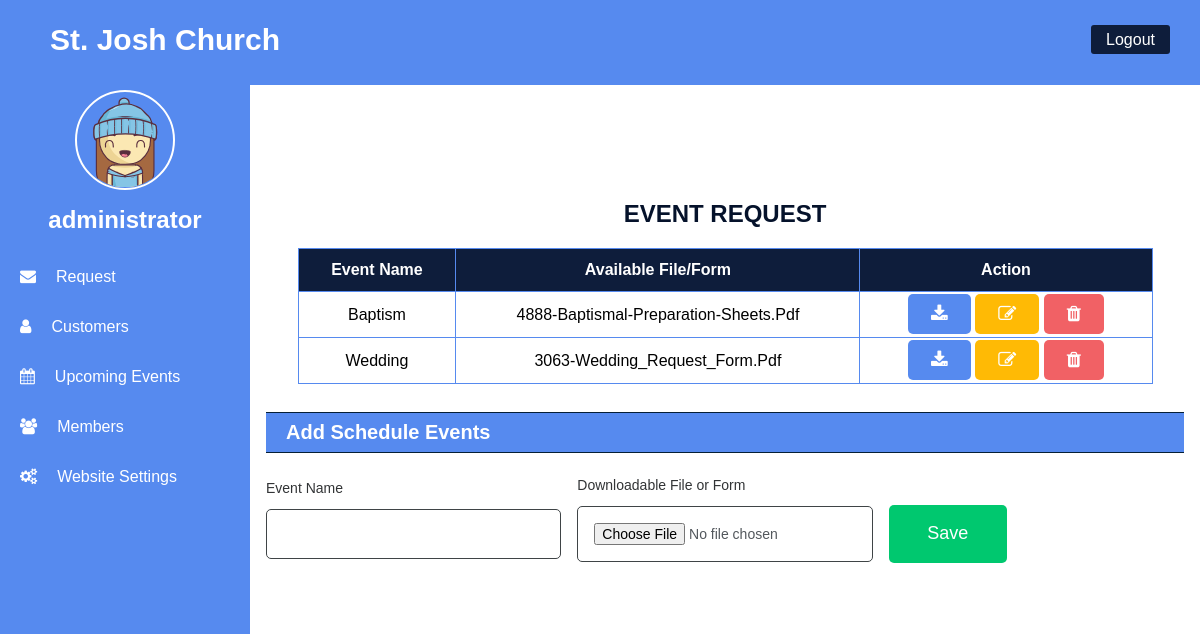
/admin/settings.php (signed in), run on the app's committed database.
### tables this page shows
CREATE TABLE `event_request` (
  `event_id` int(11) NOT NULL,
  `event_name` varchar(100) NOT NULL,
  `avail_file` varchar(100) NOT NULL
);

### admin/function.php (called while the page is built, shortened)
<?php
    function check_login($con){
        if(isset($_SESSION['admin_id']))
        {
            $id = $_SESSION['admin_id'];
            $query = "select * from admin where admin_id = '$id' limit 1";
            $result = mysqli_query($con, $query);
            if($result && mysqli_num_rows($result) > 0)
            {
                $user_data = mysqli_fetch_assoc($result);
                return $user_data;
            }
        }
        die;
    }
?>

### admin/settings.php (the view, shortened to what this page needs)
<?php
include('config.php');
$update = false;
$name = '';
?>
<!DOCTYPE html>
<html lang="en">
<head>
    <link rel="stylesheet" href="./css/style.css?v=<?php echo time(); ?>">
    <link rel="stylesheet" href="https://cdnjs.cloudflare.com/ajax/libs/font-awesome/4.7.0/css/font-awesome.min.css">
</head>
<body>
    <?php include('includes/header.php') ?>
    <?php include('includes/sidebar.php') ?>
    <section class="data">
        <h2>Event Request</h2>
        <table class="table" >
            <thead>
                <th>Event Name</th>
                <th>Available File/Form</th>
                <th>Action</th>
            </thead>
            <?php
            include ('config.php');
            $query = "select * FROM `event_request`";
             $result = mysqli_query($con, $query);
             while($row = $result->fetch_assoc()){
                $file = $row['avail_file'];
                 ?>
                <tbody>
                    <tr>
                        <td><?php echo $row['event_name'] ?></td>
                        <td><?php echo $file ?></td>
                        <td>
                            <a href="settings.php?id=<?php echo $row['event_id'];?>" class="btns btn-blue" ><i class="fa fa-download"></i></a>
                            <a href="settings.php?edit=<?php echo $row['event_id'];?>" class="btns btn-orange" ><i class="fa fa-edit"></i></a>
                            <a href="settings.php?delete=<?php echo $row['event_id'];?>" class="btns btn-red"><i class="fa fa-trash"></i></a>
                        </td>
                    </tr>
                </tbody>
             <?php } ?>
        </table>
        <div class="grid">
          <div class="painel">
              <div class="painel-header">
                  <h4 class="painel-title">Add Schedule Events</h4>
              </div>
              <div class="painel-body">
                <form action="#" class="inline-form" method="post" enctype="multipart/form-data">
                    <div class="group">
                        <label for="#">Event Name</label>
                        <input type="text" value="<?php echo $name ; ?>" name="name" value=""required>
                    </div>
                    <div class="group">
                        <label for="#">Downloadable File or Form</label>
                        <input type="file" name="file">
                    </div>
                    <div class="group">
                        <p>&nbsp;</p>
                        <?php
                        if($update == true):
                    ?>
                     <button type="submit" name="update" class="btns btn-green" style="width: 40%; height:60%;">Update</button>
                     <?php else: ?>
                      <button type="submit" name="save" class="btns btn-green" style="width: 40%;height:60%;">Save</button>
                    <?php endif; ?>
                    </div>
    </section>
</body>
</html>

### admin/includes/sidebar.php (shortened to what this page needs)
<?php
include('config.php');
include('function.php');
$user_data = check_login($con);
?>
<div class="side-menu">
    <center>
        <div class="avatar"><img src="./images/bighead.svg" alt=""></div>
        <br><br>
        <h2><?php echo $user_data['name']?></h2>
    </center>
    <br>
    <a href="request.php" ><i class="fa fa-envelope"></i><span>Request</span></a>
    <a href="customers.php" ><i class="fa fa-user"></i><span>Customers</span></a>
    <a href="upcoming-events.php" ><i class="fa fa-calendar"></i><span>Upcoming Events</span></a>
    <a href="members.php" ><i class="fa fa-users"></i><span>Members</span></a>
    <a href="settings.php" ><i class="fa fa-cogs"></i><span>Website Settings</span></a>
</div>

### admin/css/style.css (style rules this page uses)
* { margin: 0; padding: 0; box-sizing: border-box; text-decoration: none; list-style: none; }
body, input { font-family: sans-serif; }
.side-menu { position: fixed; background: #568aef; width: 250px; height: 100%; margin-top: 80px; }
.data { background: rgb(255, 255, 255); height: 50vh; margin-left: 250px; transform: translateY(50%); z-index: 1; }
.data h2 { color: #05122b; text-align: center; margin-bottom: 20px; text-transform: uppercase; }
.side-menu center .avatar { margin-top: 10px; height: 100px; width: 100px; border-radius: 50%; border: 2px solid #fff; }
.side-menu center .avatar img { width: 100%; object-fit: cover; border-radius: 50%; }
.side-menu h2 { margin-top: -20px; color: #fff; }
.side-menu a { display: block; line-height: 50px; transition: 0.5s; }
.side-menu span, i { font-size: 14pxpx; margin-left: 20px; color: #fff; }
.data .table { width: 90%; border-collapse: collapse; margin: auto; margin-bottom: 20px; z-index: 1; }
.table td, .table th { padding: 12px 15px; border: 1px solid #568aef; text-align: center; font-size: 16px; text-transform: capitalize; }
.table th { background: #0e1d3b; color: #fff; }
.painel { background: #fff; color: #53585d; border-radius: 5px; padding: 0.5rem 1rem; }
.painel-header { display: flex; justify-content: space-between; align-items: center; border-top: 1px solid #051f36; border-bottom: 1px solid #051f36; padding: 0.5rem 0; background: #568aef; }
.painel-header .painel-title { font-size: 20px; color: #fff; margin-left: 20px; }
.painel-body { margin: 1.5rem 0; font-size: 14px; overflow: auto; }
.form label, .inline-form label { font-size: 14px; font-weight: 400; color: #323436; }
.form input, .form select, .inline-form textarea, .inline-form input, .inline-form select { width: 100%; padding: 1rem 1rem; margin: 0.8rem 0; border: 1px solid #3f4446; border-radius: 5px; font-size: 14px; }
.inline-form { display: grid; grid-gap: 1rem; grid-template-columns: repeat(auto-fit, minmax(240px, 1fr)); }
.inline-form .group { display: flex; flex-direction: column; justify-content: center; }
.btns { padding: 10px 3px; height: 50%; border-radius: 5px; font-size: 18px; border: 0; cursor: pointer; }
.btns i { margin-right: 20px; }
.btn-blue { background-color: #568aef; color: #fff; }
.btn-green { background-color: #00c86f; color: #fff; }
.btn-orange { background-color: #ffba05; color: #fff; }
.btn-red { background-color: #f16165; color: #fff; }

### data on the page
event_request: event_name "Baptism", avail_file "4888-Baptismal-Preparation-Sheets.pdf"
event_request: event_name "Wedding", avail_file "3063-Wedding_Request_Form.pdf"

### other printed values
$user_data['name'] "administrator"
